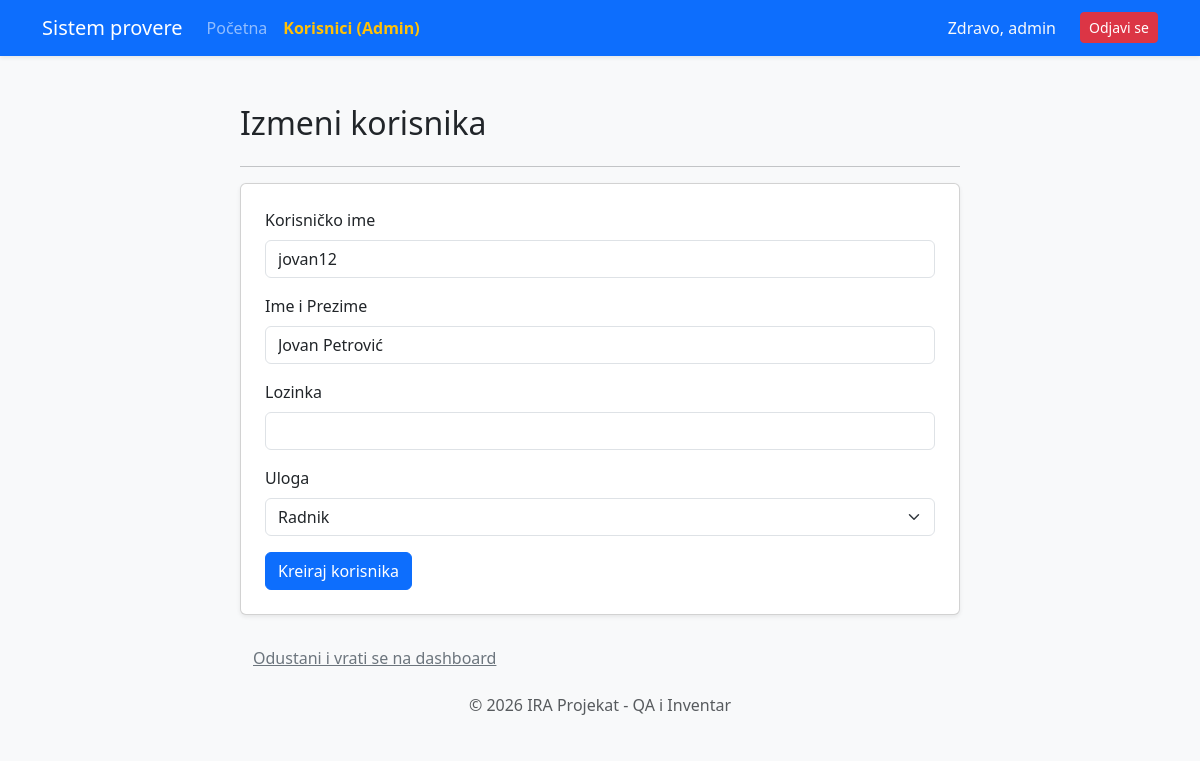
The app's page /edit_user/2 (signed in), older data.
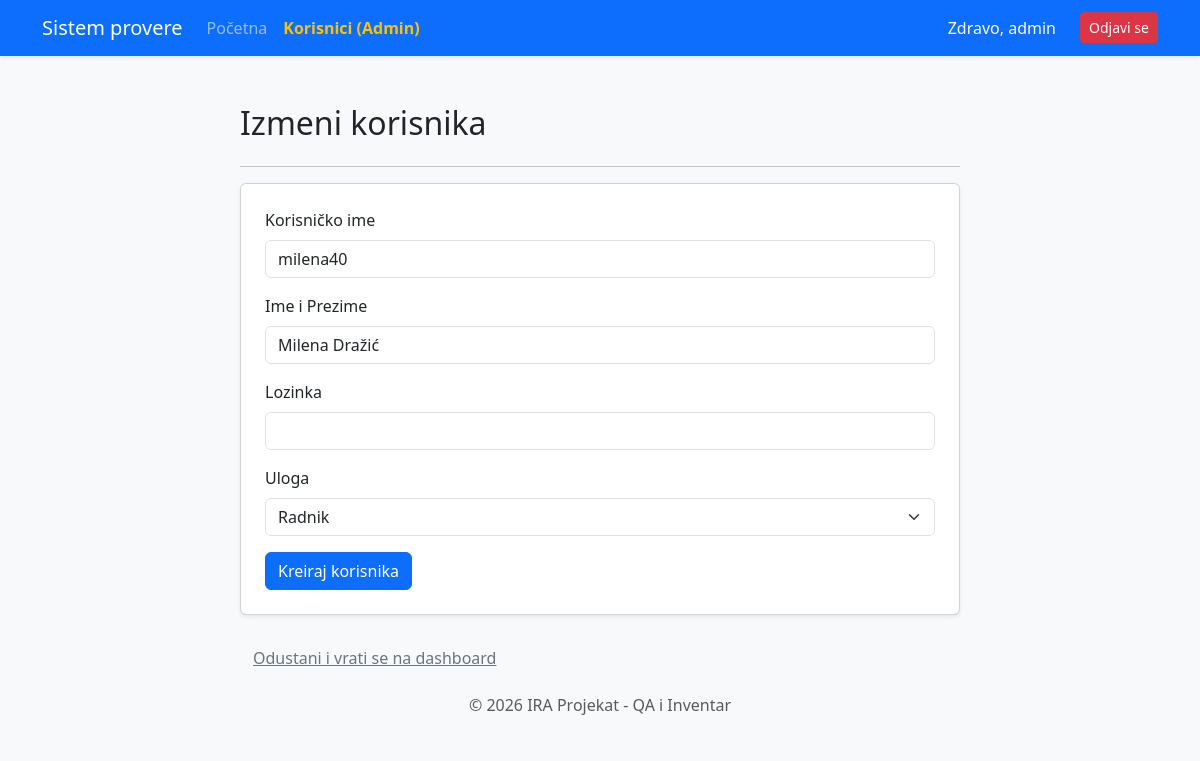
The same page, newer data.
### alchemy_classes.py (models this page shows)
class User(db.Model, UserMixin):
    __tablename__ = "user"
    id: Mapped[int] = mapped_column(Integer, primary_key=True)
    username: Mapped[str] = mapped_column(String(20), unique=True, nullable=False)
    password: Mapped[str] = mapped_column(String(100), nullable=False)
    ime_prezime: Mapped[str] = mapped_column(String(100), nullable=True)
    uloga: Mapped[str] = mapped_column(String(10), default="user")
    zaduzeni_statusi: Mapped[list["StatusResursa"]] = relationship("StatusResursa", back_populates="korisnik")

### main.py (the view, shortened to what this page needs)
@app.route('/edit_user/<int:user_id>', methods=['GET', 'POST'])
@login_required
def edit_user(user_id):
    korisnik = db.get_or_404(User, user_id)
    form = AddUserForm(obj=korisnik)
    return render_template("add_ad.html", form=form, title="Izmeni korisnika")

### custom_forms.py
class AddUserForm(FlaskForm):
    username = StringField("Korisničko ime", validators=[DataRequired()])
    ime_prezime = StringField("Ime i Prezime", validators=[DataRequired()])
    password = PasswordField("Lozinka", validators=[DataRequired()])
    uloga = SelectField("Uloga", choices=[('radnik', 'Radnik'), ('admin', 'Admin')])
    submit = SubmitField("Kreiraj korisnika")

### main.py (called while the page is built)
@login_manager.user_loader
def load_user(user_id):
    return db.get_or_404(User, user_id)

### templates/add_ad.html (shortened to what this page needs)
{% extends "base.html" %}
{% from "bootstrap5/form.html" import render_form %}
{% block content %}
<div class="container mt-5">
    <div class="row">
        <div class="col-md-8 offset-md-2">
            <h2 class="mb-4">{{ title }}</h2>
            <hr>
            <div class="card shadow-sm p-4">
                {{ render_form(form) }}
            </div>
            <div class="mt-4">
                <a href="{{ url_for('home') }}" class="btn btn-link text-secondary">
                     Odustani i vrati se na dashboard
                </a>
            </div>
        </div>
    </div>
</div>
{% endblock %}

Row changes from the older to the newer data that the page shows:
changed User "Radnik": username "jovan12" → "milena40"; ime_prezime "Jovan Petrović" → "Milena Dražić"
